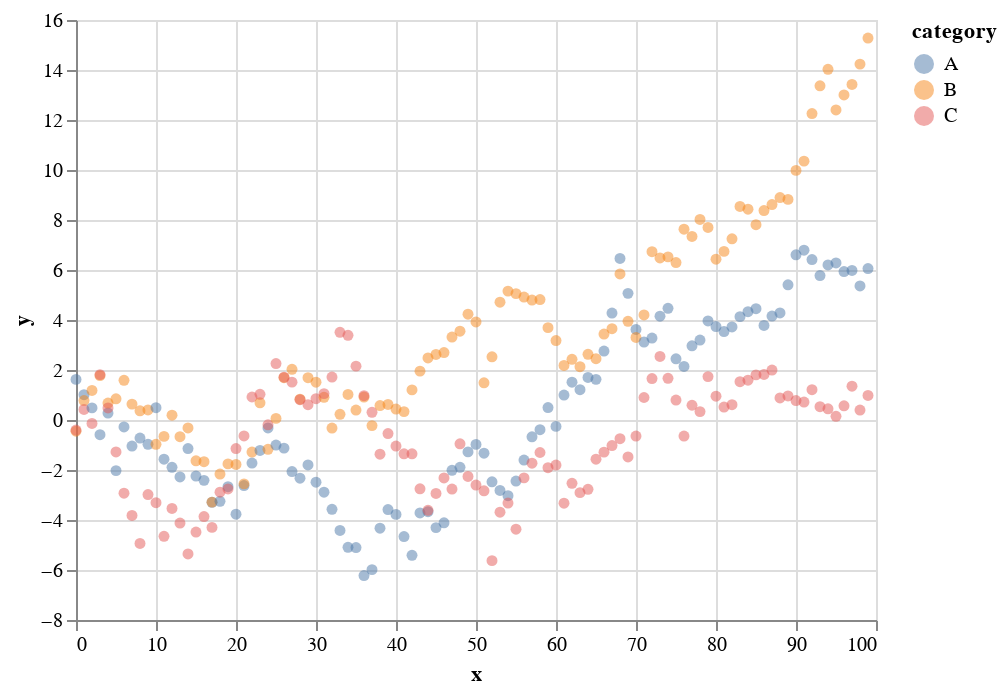

Notebook code cell kept with this figure:
### Code cell
base = alt.Chart(source).mark_circle(opacity=0.5).transform_fold(
    fold=['A', 'B', 'C'],
    as_=['category', 'y'],
).encode(
    alt.X('x:Q'),
    alt.Y('y:Q'),
    alt.Color('category:N'),
)

base

### Figure 1 — Vega-Lite specification as saved in the notebook (floating-point values rounded to 4 significant figures)
{"config": {"view": {"continuousWidth": 400, "continuousHeight": 300}}, "data": {"name": "data-2fe3f4d4a77c4fabb24bf59d737ffda0"}, "mark": {"type": "circle", "opacity": 0.5}, "encoding": {"color": {"type": "nominal", "field": "category"}, "x": {"type": "quantitative", "field": "x"}, "y": {"type": "quantitative", "field": "y"}}, "transform": [{"fold": ["A", "B", "C"], "as": ["category", "y"]}], "$schema": "https://vega.github.io/schema/vega-lite/v4.8.1.json", "datasets": {"data-2fe3f4d4a77c4fabb24bf59d737ffda0": [{"x": 0, "A": 1.624, "B": -0.4471, "C": -0.4009}, {"x": 1, "A": 1.013, "B": 0.7774, "C": 0.4231}, {"x": 2, "A": 0.4844, "B": 1.181, "C": -0.1392}, {"x": 3, "A": -0.5886, "B": 1.774, "C": 1.816}, {"x": 4, "A": 0.2769, "B": 0.6795, "C": 0.4837}, {"x": 5, "A": -2.025, "B": 0.8489, "C": -1.277}, {"x": 6, "A": -0.2799, "B": 1.589, "C": -2.928}, {"x": 7, "A": -1.041, "B": 0.6358, "C": -3.818}, {"x": 8, "A": -0.722, "B": 0.3696, "C": -4.937}, {"x": 9, "A": -0.9714, "B": 0.4022, "C": -2.981}, {"x": 10, "A": 0.4907, "B": -0.9709, "C": -3.308}, {"x": 11, "A": -1.569, "B": -0.6558, "C": -4.65}, {"x": 12, "A": -1.892, "B": 0.1904, "C": -3.536}, {"x": 13, "A": -2.276, "B": -0.6691, "C": -4.123}, {"x": 14, "A": -1.142, "B": -0.3186, "C": -5.359}, {"x": 15, "A": -2.242, "B": -1.631, "C": -4.484}, {"x": 16, "A": -2.414, "B": -1.67, "C": -3.86}, {"x": 17, "A": -3.292, "B": -3.285, "C": -4.295}, {"x": 18, "A": -3.25, "B": -2.164, "C": -2.888}, {"x": 19, "A": -2.667, "B": -1.755, "C": -2.759}, {"x": 20, "A": -3.768, "B": -1.78, "C": -1.142}, {"x": 21, "A": -2.623, "B": -2.555, "C": -0.6388}, {"x": 22, "A": -1.722, "B": -1.281, "C": 0.92}, {"x": 23, "A": -1.219, "B": 0.6861, "C": 1.029}, {"x": 24, "A": -0.3182, "B": -1.172, "C": -0.1904}, {"x": 25, "A": -1.002, "B": 0.06423, "C": 2.259}, {"x": 26, "A": -1.125, "B": 1.692, "C": 1.713}, {"x": 27, "A": -2.061, "B": 2.03, "C": 1.514}, {"x": 28, "A": -2.329, "B": 0.8306, "C": 0.814}, {"x": 29, "A": -1.798, "B": 1.694, "C": 0.6106}, {"x": 30, "A": -2.49, "B": 1.513, "C": 0.8533}, {"x": 31, "A": -2.887, "B": 0.9091, "C": 1.055}, {"x": 32, "A": -3.574, "B": -0.3209, "C": 1.716}, {"x": 33, "A": -4.419, "B": 0.2296, "C": 3.508}, {"x": 34, "A": -5.09, "B": 1.022, "C": 3.388}, {"x": 35, "A": -5.103, "B": 0.3989, "C": 2.155}, {"x": 36, "A": -6.22, "B": 0.9195, "C": 0.9724}, {"x": 37, "A": -5.986, "B": -0.2249, "C": 0.3066}, {"x": 38, "A": -4.326, "B": 0.577, "C": -1.368}, {"x": 39, "A": -3.584, "B": 0.6236, "C": -0.5426}, {"x": 40, "A": -3.776, "B": 0.437, "C": -1.041}, {"x": 41, "A": -4.663, "B": 0.3352, "C": -1.352}, {"x": 42, "A": -5.411, "B": 1.204, "C": -1.354}, {"x": 43, "A": -3.718, "B": 1.955, "C": -2.75}, {"x": 44, "A": -3.667, "B": 2.484, "C": -3.612}, {"x": 45, "A": -4.304, "B": 2.622, "C": -2.937}, {"x": 46, "A": -4.113, "B": 2.7, "C": -2.318}, {"x": 47, "A": -2.013, "B": 3.318, "C": -2.762}, {"x": 48, "A": -1.893, "B": 3.55, "C": -0.951}, {"x": 49, "A": -1.276, "B": 4.233, "C": -2.257}, {"x": 50, "A": -0.9756, "B": 3.923, "C": -2.602}, {"x": 51, "A": -1.328, "B": 1.488, "C": -2.833}, {"x": 52, "A": -2.47, "B": 2.527, "C": -5.626}, {"x": 53, "A": -2.82, "B": 4.714, "C": -3.688}, {"x": 54, "A": -3.029, "B": 5.155, "C": -3.322}, {"x": 55, "A": -2.442, "B": 5.055, "C": -4.366}, {"x": 56, "A": -1.603, "B": 4.919, "C": -2.315}, {"x": 57, "A": -0.6719, "B": 4.8, "C": -1.73}, {"x": 58, "A": -0.3863, "B": 4.817, "C": -1.3}, {"x": 59, "A": 0.4989, "B": 3.695, "C": -1.907}, {"x": 60, "A": -0.2555, "B": 3.178, "C": -1.801}, {"x": 61, "A": 0.9973, "B": 2.181, "C": -3.326}, {"x": 62, "A": 1.51, "B": 2.43, "C": -2.531}, {"x": 63, "A": 1.212, "B": 2.133, "C": -2.906}, {"x": 64, "A": 1.701, "B": 2.628, "C": -2.772}, {"x": 65, "A": 1.625, "B": 2.453, "C": -1.57}, {"x": 66, "A": 2.757, "B": 3.44, "C": -1.285}, {"x": 67, "A": 4.277, "B": 3.653, "C": -1.023}, {"x": 68, "A": 6.462, "B": 5.844, "C": -0.746}, {"x": 69, "A": 5.066, "B": 3.948, "C": -1.479}, {"x": 70, "A": 3.622, "B": 3.301, "C": -0.6433}, {"x": 71, "A": 3.117, "B": 4.202, "C": 0.9001}, {"x": 72, "A": 3.277, "B": 6.731, "C": 1.659}, {"x": 73, "A": 4.153, "B": 6.482, "C": 2.544}, {"x": 74, "A": 4.469, "B": 6.526, "C": 1.666}, {"x": 75, "A": 2.447, "B": 6.299, "C": 0.7987}, {"x": 76, "A": 2.14, "B": 7.631, "C": -0.6422}, {"x": 77, "A": 2.968, "B": 7.343, "C": 0.5901}, {"x": 78, "A": 3.199, "B": 8.023, "C": 0.3359}, {"x": 79, "A": 3.961, "B": 7.704, "C": 1.736}, {"x": 80, "A": 3.738, "B": 6.431, "C": 0.9538}, {"x": 81, "A": 3.537, "B": 6.745, "C": 0.5163}, {"x": 82, "A": 3.724, "B": 7.248, "C": 0.6117}, {"x": 83, "A": 4.134, "B": 8.541, "C": 1.533}, {"x": 84, "A": 4.332, "B": 8.431, "C": 1.594}, {"x": 85, "A": 4.451, "B": 7.813, "C": 1.805}, {"x": 86, "A": 3.781, "B": 8.376, "C": 1.822}, {"x": 87, "A": 4.158, "B": 8.617, "C": 1.999}, {"x": 88, "A": 4.28, "B": 8.897, "C": 0.8823}, {"x": 89, "A": 5.41, "B": 8.824, "C": 0.9632}, {"x": 90, "A": 6.609, "B": 9.985, "C": 0.7767}, {"x": 91, "A": 6.794, "B": 10.35, "C": 0.7198}, {"x": 92, "A": 6.418, "B": 12.26, "C": 1.212}, {"x": 93, "A": 5.78, "B": 13.37, "C": 0.5315}, {"x": 94, "A": 6.203, "B": 14.03, "C": 0.447}, {"x": 95, "A": 6.281, "B": 12.4, "C": 0.1496}, {"x": 96, "A": 5.937, "B": 13.0, "C": 0.5669}, {"x": 97, "A": 5.98, "B": 13.42, "C": 1.352}, {"x": 98, "A": 5.36, "B": 14.24, "C": 0.3963}, {"x": 99, "A": 6.058, "B": 15.28, "C": 0.9822}]}}
